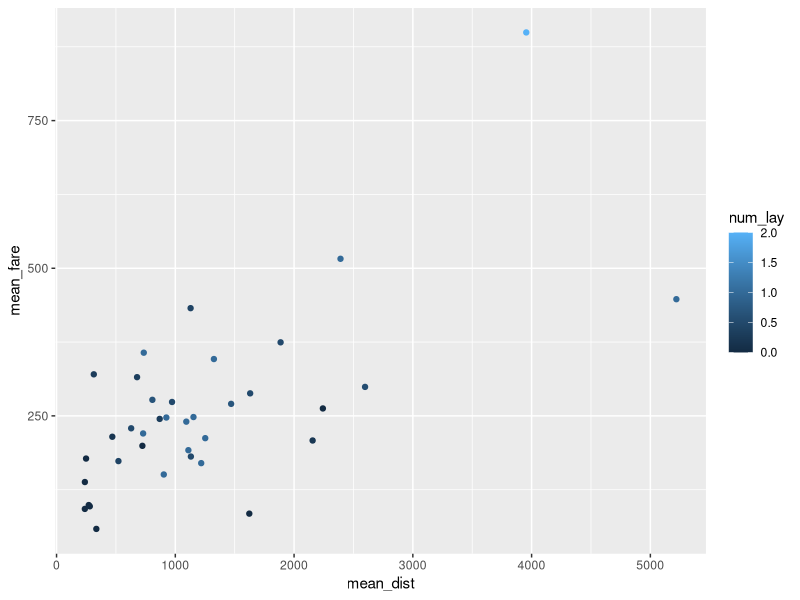
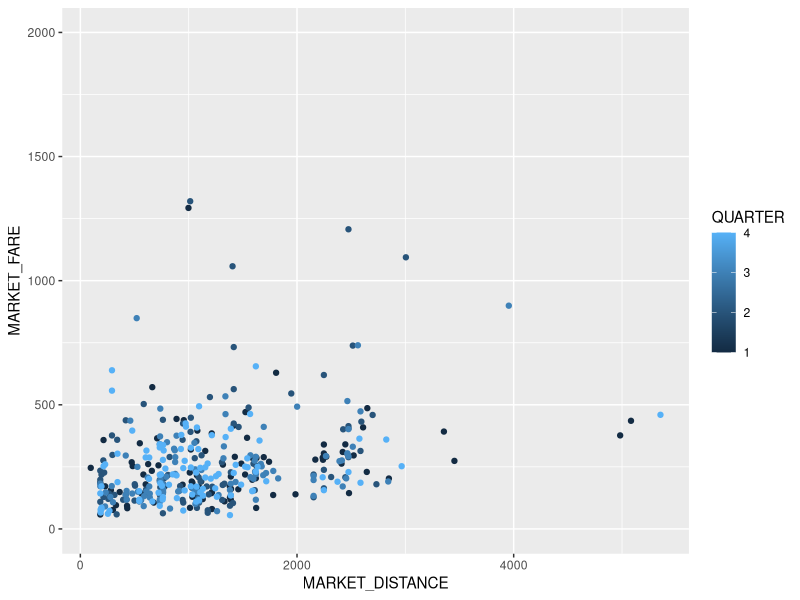
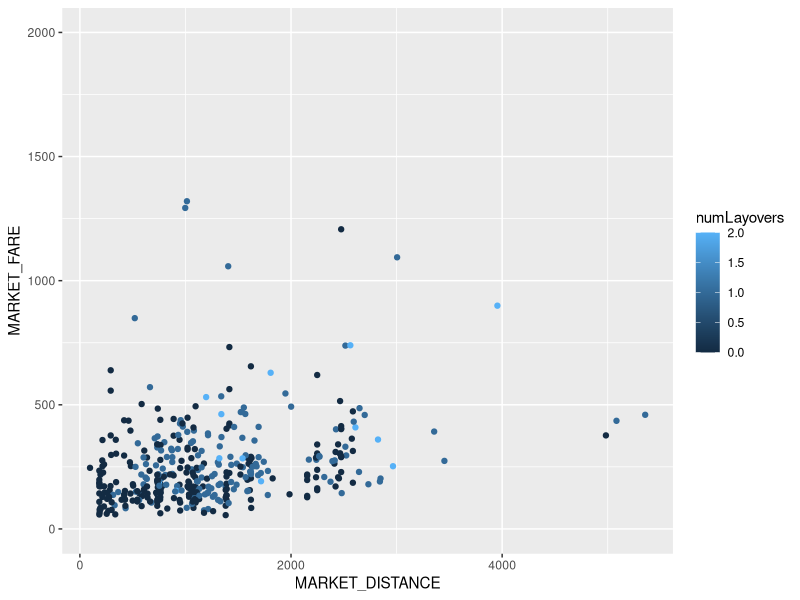
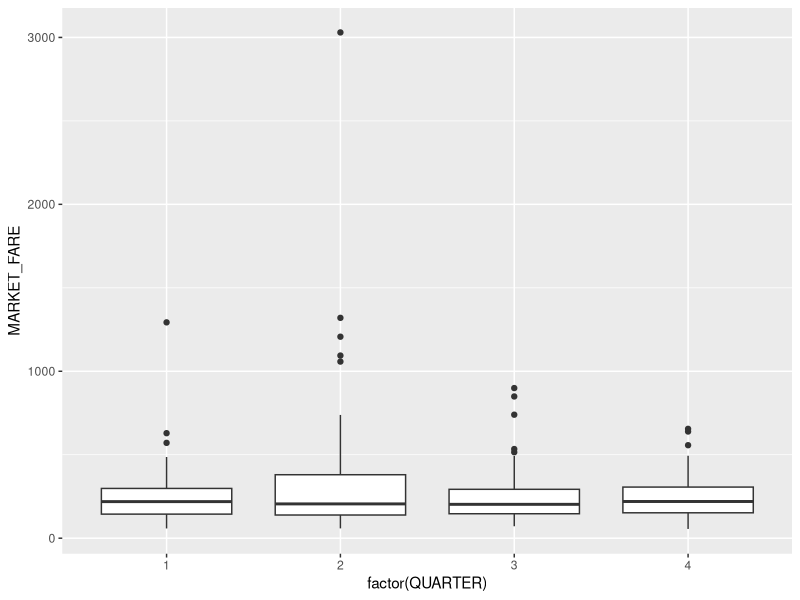

The R script that drew these images, in order:
## ---- chunk 1
library(ggplot2)
library(dplyr)
raw_data<- read.csv('itineraries-2017.csv')

mean_ny_data<-raw_data%>%filter(ORIGIN_STATE_ABR=='NY')%>%group_by(DEST_STATE_ABR)%>%summarise(mean_fare= mean(MARKET_FARE), mean_dist = mean(MARKET_DISTANCE), num_lay= mean(numLayovers))

model1<-lm(mean_fare~ mean_dist+num_lay+num_lay*mean_dist, data= mean_ny_data)
model2<-lm(mean_fare~ mean_dist+num_lay, data= mean_ny_data)
summary(model1)


ft<-anova(model1,model2)
ft


ggplot()+geom_point(aes(x=mean_dist, y=mean_fare, col=num_lay), data=mean_ny_data)
## ---- chunk 2
model3<- lm(MARKET_FARE~MARKET_DISTANCE+numLayovers+QUARTER+numLayovers*MARKET_DISTANCE,data=raw_data)
summary(model3)

ggplot() + geom_point(aes(x=MARKET_DISTANCE,y=MARKET_FARE, col=QUARTER),data=raw_data)+ylim(0,2000)
ggplot() + geom_point(aes(x=MARKET_DISTANCE,y=MARKET_FARE, col=numLayovers),data=raw_data)+ylim(0,2000)
ggplot() + geom_boxplot(aes(x=factor(QUARTER), y = MARKET_FARE),data=raw_data)
